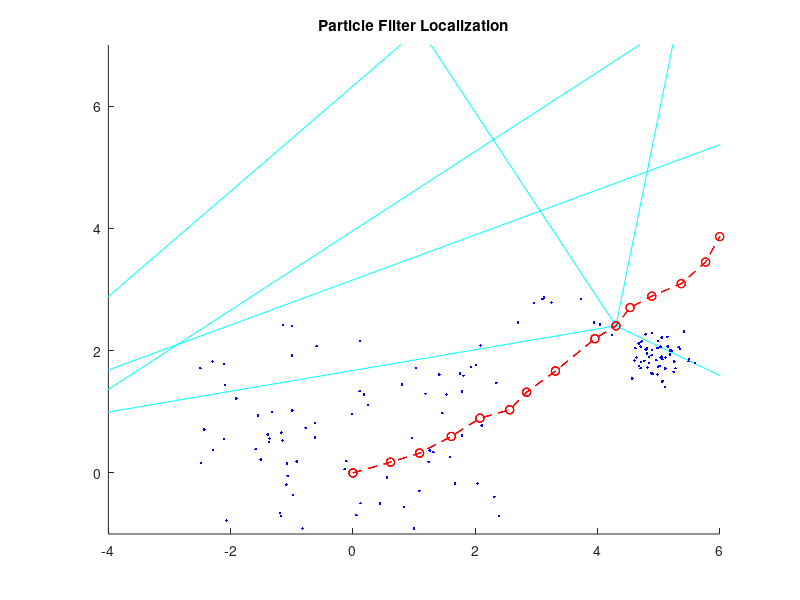

Source code (MATLAB): (Note: this script raises an error after producing the figure.)
%% Flyover Localization
clear;clc;

% Time
Tf = 20;
dt = 0.1;
T = 0:dt:Tf;


% Initial State
x0 = [0 0 0 -0.5 2]';

% Feature Map
map = [ -10 0;  
         10 0;
         10 20;
         -10 20];

% Control inputs
u = ones(2, length(T));
u(1,:)=5*u(2,:);
u(2,:)=0.3*u(2,:);

% Disturbance model
R = [0.01 0 0 0 0; 
     0 0.01 0 0 0; 
     0 0 0.0001 0 0;
     0 0 0 0.001 0;
     0 0 0 0 0.001];
 
[RE, Re] = eig(R);

% Measurement type and noise
Q = 0.01;
[QE, Qe] = eig(Q);

% Number of particles
D = 100;

% Prior - uniform over position, heading and wind ranges
r_pos = 5;
r_head = pi/6;
r_wind = 2;

X = zeros(5,D);
X(1,:) = x0(1) + r_pos*rand(1,D) - r_pos/2;
X(2,:) = x0(2) + r_pos*rand(1,D) - r_pos/2;
X(3,:) = x0(3) + r_head*rand(1,D) - r_head/2;
X(4,:) = x0(4) + r_wind*rand(1,D) - r_wind/2;
X(5,:) = x0(5) + r_wind*rand(1,D) - r_wind/2;

% Particle filter initialization
X0 = X;
Xp = X;
w = zeros(1,D);

% Simulation Initializations
n = length(x0);
x = zeros(n,length(T));
x(:,1) = x0;
m = length(Q(:,1))*length(map);
y = zeros(m,length(T));
Qm = Q*eye(length(map));

figure(1);clf; hold on;
plot(map(:,1),map(:,2),'go', 'MarkerSize',10,'LineWidth',2);
plot(x(1,1),x(2,1), 'ro--')
for dd=1:D
    plot(X(1,dd),X(2,dd),'b.')
end
axis equal
axis([-4 6 -1 7]);
title('Particle Filter Localization')


%% Main loop
for t=2:length(T)
    %% Simulation
    % Select a motion disturbance
    e = RE*sqrt(Re)*randn(n,1);
    % Update state
    x(:,t) = [x(1,t-1)+(u(1,t)*cos(x(3,t-1))+x(4,t-1))*dt;
              x(2,t-1)+(u(1,t)*sin(x(3,t-1))+x(5,t-1))*dt;
              x(3,t-1)+u(2,t)*dt;
              x(4,t-1);
              x(5,t-1)] + e;
    
    % Select a motion disturbance
    d = QE*sqrt(Qe)*randn(4,1);
    % Determine measurement
    y(:,t) = [atan2(map(:,2)-x(2,t),map(:,1)-x(1,t))-x(3,t)] + d;

    %% Particle filter estimation
    for dd=1:D
        e = RE*sqrt(Re)*randn(n,1);
        Xp(:,dd) = [X(1,dd)+(u(1,t)*cos(X(3,dd))+X(4,dd))*dt;
                    X(2,dd)+(u(1,t)*sin(X(3,dd))+X(5,dd))*dt;
                    X(3,dd)+u(2,t)*dt;
                    X(4,dd);
                    X(5,dd)] + e;
        hXp = [atan2(map(:,2)-Xp(2,dd),map(:,1)-Xp(1,dd))-Xp(3,dd)] + d;
        w(dd) = mvnpdf(y(:,t),hXp,Qm);
    end
    W = cumsum(w);
    for dd=1:D
        seed = max(W)*rand(1);
        X(:,dd) = Xp(:,find(W>seed,1));
    end
    muParticle = mean(X');
    SParticle = var(X');

    muParticle_S(:,t) = muParticle;
    
     %% Plot results
     if (mod(t,10)==0)
        plot(x(1,1:t),x(2,1:t), 'ro--')
        for kk=1:length(map)
            plot([x(1,t) x(1,t) + 30*cos(y(kk,t)+x(3,t))], [ x(2,t) x(2,t) + 30*sin(y(kk,t)+x(3,t))], 'c')
        end
        for dd=1:D
            plot(X(1,dd),X(2,dd),'b.')
        end
     end
        axis equal
     title('Particle Filter Localization')
     drawnow;
end

figure(2);clf;hold on;
plot(T, x(4,:),'b-');
plot(T,muParticle_S(4,:),'b--')
plot(T, x(5,:),'r-');
plot(T,muParticle_S(5,:),'r--')
title('Wind state estimates')
legend('Wind-X','Wind-X_{est}','Wind-Y','Wind-Y_{est}')

